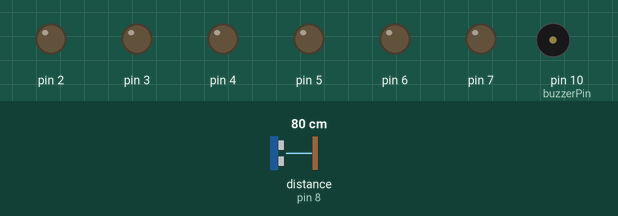
Recording of a sketch running on a simulated Arduino Uno, built with avr-gcc and run on an emulated ATmega328P. Shown: output pins drawn as LEDs (lit = HIGH), buzzer (waves = sounding, pin HIGH). Wiring (inferred from the names in the program): ultrasonic range finder: trigger pin 9; echo pin 8. Dashed ring = blinking. The inputs (shaded band) are chosen by the test bench; at power-on: distance to the obstacle (sensor on pin 8) 80 cm. The echo pulse lasts 58.3 µs per cm; pins used as bus, display or sensor lines are not drawn.

Above: at 1.2 s.
1.3 s: distance to the obstacle (sensor on pin 8) set to 54 cm
2.8 s: distance to the obstacle (sensor on pin 8) set to 47 cm
At 3.2 s:
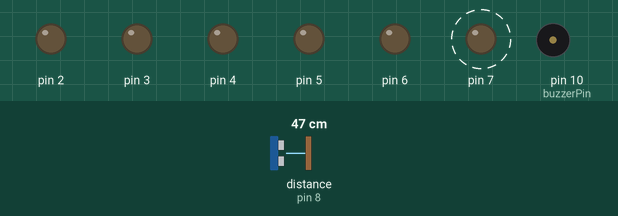
5.8 s: distance to the obstacle (sensor on pin 8) set to 37 cm
At 6.8 s:
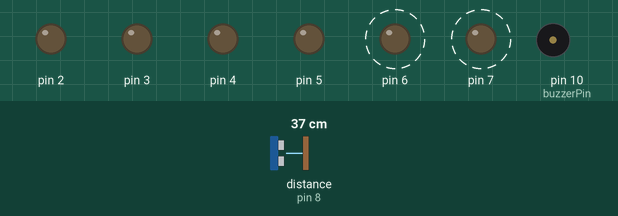
8.8 s: distance to the obstacle (sensor on pin 8) set to 33 cm
11.8 s: distance to the obstacle (sensor on pin 8) set to 28 cm
At 13.1 s:
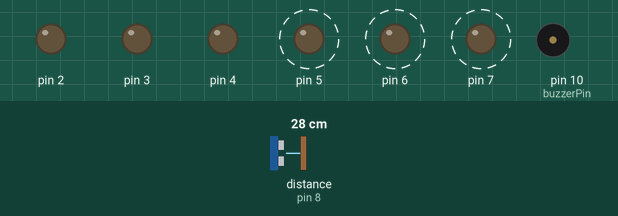
14.8 s: distance to the obstacle (sensor on pin 8) set to 35 cm
At 15.3 s:
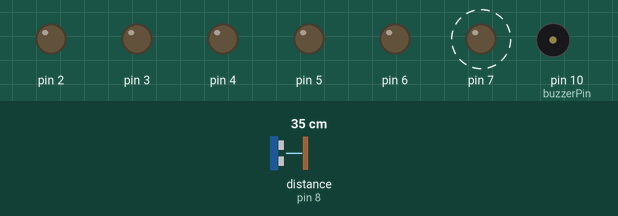
Timing chart, 0 to 18.8 s (numbered marks = the images above; inputs shaded):
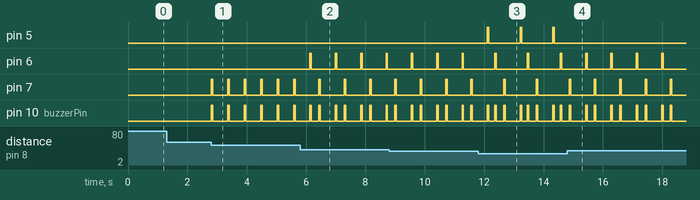

Measured:
- the behaviour switches between 51 and 50 cm on distance to the obstacle (sensor on pin 8) (found by bisection; images 0 and 1)
- the behaviour switches between 41 and 40 cm on distance to the obstacle (sensor on pin 8) (found by bisection; images 1 and 2)
- the behaviour switches between 31 and 30 cm on distance to the obstacle (sensor on pin 8) (found by bisection; images 2 and 3)
- after the input at 1.3 s, every drawn part: stays the same
- after the input at 2.8 s, pin 7, pin 10 (buzzerPin): alternates HIGH for 0.05 s and LOW for 0.50 s, starting at once
- after the input at 5.8 s, pin 6: alternates HIGH for 0.05 s and LOW for 0.80 s, starting after 0.33 s; pin 7: alternates HIGH for 0.05 s and LOW for 0.80 s, starting after 0.63 s
- after the input at 11.8 s, pin 5: alternates HIGH for 0.05 s and LOW for 1.1 s, starting after 0.31 s; pin 6: alternates HIGH for 0.05 s and LOW for 1.1 s, starting after 0.56 s; pin 7: alternates HIGH for 0.05 s and LOW for 1.1 s, starting after 0.86 s
- after the input at 14.8 s, pin 5: stops changing and stays LOW

The sketch:

parking_sensor_hc_sr04.ino
```cpp
#define echoPin 8
#define trigPin 9
#define buzzerPin 10

int maximumRange = 50;
int minimumRange = 0;
int duration;
int distance;

void setup() {

  pinMode(trigPin, OUTPUT);
  pinMode(echoPin, INPUT);
  pinMode(buzzerPin, OUTPUT);
  pinMode(2,OUTPUT);
  pinMode(3,OUTPUT);
  pinMode(4,OUTPUT);
  pinMode(5,OUTPUT);
  pinMode(6,OUTPUT);
  pinMode(7,OUTPUT);
}


void loop() {

  digitalWrite(trigPin, HIGH);
  delayMicroseconds(1000);
  digitalWrite(trigPin, LOW);
  duration = pulseIn(echoPin, HIGH);
  distance = (duration / 2) / 28.5;

  if (distance <=10){
  digitalWrite(2,HIGH);
  digitalWrite(buzzerPin,HIGH);
  delay(50);
  digitalWrite(2,LOW);
  digitalWrite(buzzerPin,LOW);
  delay(50);
  }

  if (distance <=15){
  digitalWrite(3,HIGH);
  digitalWrite(buzzerPin,HIGH);
  delay(50);
  digitalWrite(3,LOW);
  digitalWrite(buzzerPin,LOW);
  delay(100);
  }

  if (distance <=22){
  digitalWrite(4,HIGH);
  digitalWrite(buzzerPin,HIGH);
  delay(50);
  digitalWrite(4,LOW);
  digitalWrite(buzzerPin,LOW);
  delay(150);
  }

  if (distance <=30){
  digitalWrite(5,HIGH);
  digitalWrite(buzzerPin,HIGH);
  delay(50);
  digitalWrite(5,LOW);
  digitalWrite(buzzerPin,LOW);
  delay(200);
  }

  if (distance <=40){
  digitalWrite(6,HIGH);
  digitalWrite(buzzerPin,HIGH);
  delay(50);
  digitalWrite(6,LOW);
  digitalWrite(buzzerPin,LOW);
  delay(250);
  }

  if (distance <=50){
  digitalWrite(7,HIGH);
  digitalWrite(buzzerPin,HIGH);
  delay(50);
  digitalWrite(7,LOW);
  digitalWrite(buzzerPin,LOW);
  delay(500);
  }

}
```
